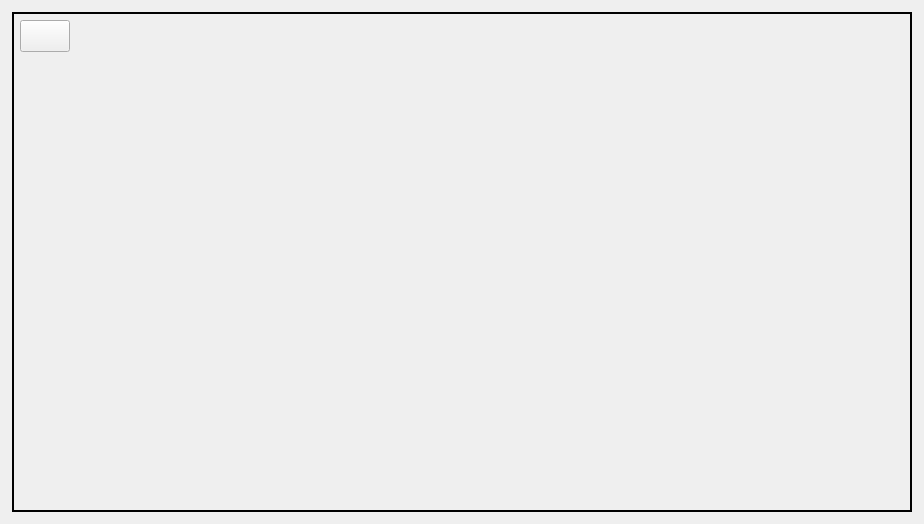
<?xml version="1.0" encoding="UTF-8"?>
<ui version="4.0">
 <class>Frame</class>
 <widget class="QFrame" name="Frame">
  <property name="geometry">
   <rect>
    <x>0</x>
    <y>0</y>
    <width>924</width>
    <height>524</height>
   </rect>
  </property>
  <property name="windowTitle">
   <string>Agate Beach Cam</string>
  </property>
  <layout class="QGridLayout" name="gridLayout">
   <item row="0" column="0">
    <widget class="QLabel" name="camImage">
     <property name="sizePolicy">
      <sizepolicy hsizetype="Preferred" vsizetype="Preferred">
       <horstretch>0</horstretch>
       <verstretch>0</verstretch>
      </sizepolicy>
     </property>
     <property name="minimumSize">
      <size>
       <width>900</width>
       <height>500</height>
      </size>
     </property>
     <property name="maximumSize">
      <size>
       <width>900</width>
       <height>500</height>
      </size>
     </property>
     <property name="frameShape">
      <enum>QFrame::WinPanel</enum>
     </property>
     <property name="frameShadow">
      <enum>QFrame::Plain</enum>
     </property>
     <property name="lineWidth">
      <number>38</number>
     </property>
     <property name="text">
      <string/>
     </property>
     <property name="pixmap">
      <pixmap>../../image-scraper-master/images/agate_beach.jpg</pixmap>
     </property>
    </widget>
   </item>
  </layout>
  <widget class="QPushButton" name="back_button">
   <property name="geometry">
    <rect>
     <x>20</x>
     <y>20</y>
     <width>50</width>
     <height>32</height>
    </rect>
   </property>
   <property name="sizePolicy">
    <sizepolicy hsizetype="Fixed" vsizetype="Fixed">
     <horstretch>0</horstretch>
     <verstretch>0</verstretch>
    </sizepolicy>
   </property>
   <property name="cursor">
    <cursorShape>PointingHandCursor</cursorShape>
   </property>
   <property name="text">
    <string/>
   </property>
   <property name="icon">
    <iconset>
     <normaloff>back_arrow.png</normaloff>back_arrow.png</iconset>
   </property>
  </widget>
 </widget>
 <resources/>
 <connections/>
</ui>
